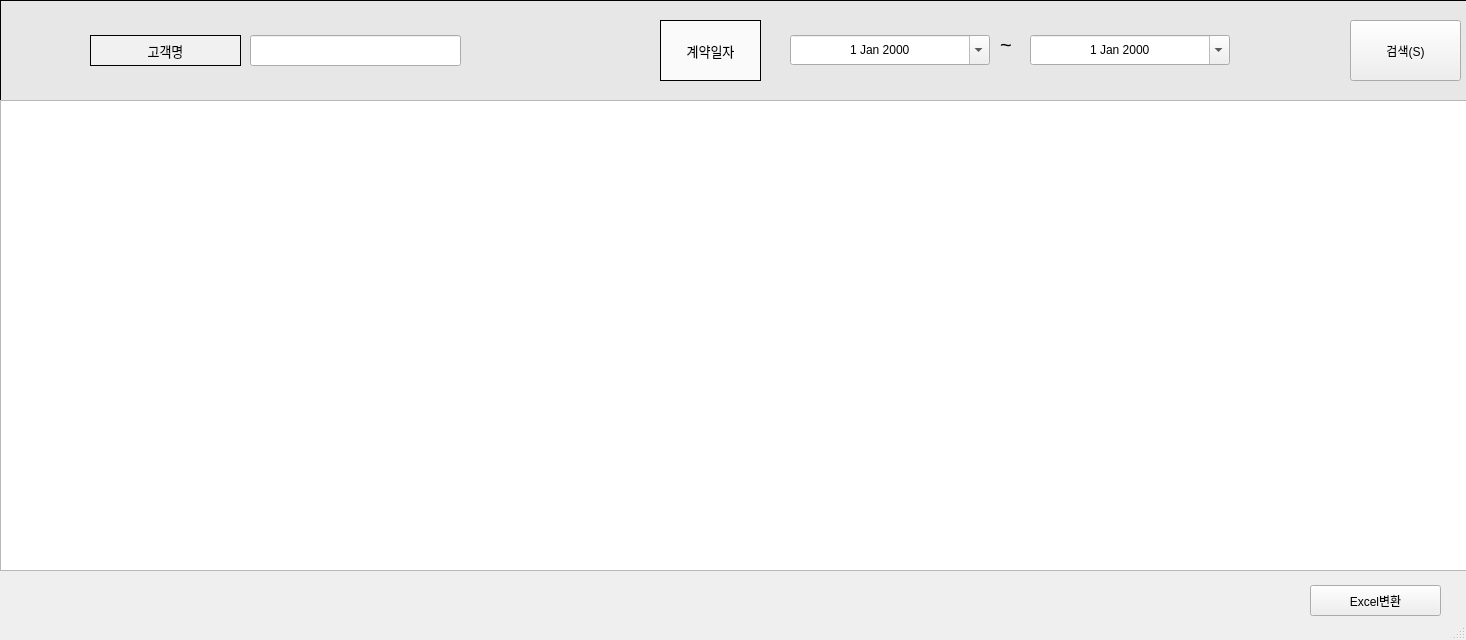
<?xml version="1.0" encoding="UTF-8"?>
<ui version="4.0">
 <class>mainWindow</class>
 <widget class="QMainWindow" name="mainWindow">
  <property name="geometry">
   <rect>
    <x>0</x>
    <y>0</y>
    <width>1466</width>
    <height>640</height>
   </rect>
  </property>
  <property name="windowTitle">
   <string>보증인자료검색</string>
  </property>
  <widget class="QWidget" name="centralwidget">
   <widget class="QLabel" name="label_3">
    <property name="geometry">
     <rect>
      <x>0</x>
      <y>0</y>
      <width>1621</width>
      <height>101</height>
     </rect>
    </property>
    <property name="styleSheet">
     <string notr="true">background-color:rgb(231, 231, 231)</string>
    </property>
    <property name="frameShape">
     <enum>QFrame::Box</enum>
    </property>
    <property name="text">
     <string/>
    </property>
   </widget>
   <widget class="QPushButton" name="SearchButton">
    <property name="geometry">
     <rect>
      <x>1350</x>
      <y>20</y>
      <width>111</width>
      <height>61</height>
     </rect>
    </property>
    <property name="text">
     <string>검색(S)</string>
    </property>
   </widget>
   <widget class="QLabel" name="label_9">
    <property name="geometry">
     <rect>
      <x>660</x>
      <y>20</y>
      <width>101</width>
      <height>61</height>
     </rect>
    </property>
    <property name="font">
     <font>
      <pointsize>10</pointsize>
     </font>
    </property>
    <property name="styleSheet">
     <string notr="true">background-color:rgb(250, 250, 250)</string>
    </property>
    <property name="frameShape">
     <enum>QFrame::Box</enum>
    </property>
    <property name="text">
     <string>계약일자</string>
    </property>
    <property name="alignment">
     <set>Qt::AlignCenter</set>
    </property>
   </widget>
   <widget class="QLabel" name="label_2">
    <property name="geometry">
     <rect>
      <x>1000</x>
      <y>35</y>
      <width>21</width>
      <height>20</height>
     </rect>
    </property>
    <property name="font">
     <font>
      <pointsize>15</pointsize>
     </font>
    </property>
    <property name="text">
     <string>~</string>
    </property>
   </widget>
   <widget class="QPushButton" name="pushButton_9">
    <property name="geometry">
     <rect>
      <x>1310</x>
      <y>585</y>
      <width>131</width>
      <height>31</height>
     </rect>
    </property>
    <property name="text">
     <string>Excel변환</string>
    </property>
   </widget>
   <widget class="QLabel" name="label_6">
    <property name="geometry">
     <rect>
      <x>90</x>
      <y>35</y>
      <width>151</width>
      <height>31</height>
     </rect>
    </property>
    <property name="font">
     <font>
      <pointsize>10</pointsize>
     </font>
    </property>
    <property name="styleSheet">
     <string notr="true">background-color:rgb(241, 241, 241)</string>
    </property>
    <property name="frameShape">
     <enum>QFrame::Box</enum>
    </property>
    <property name="text">
     <string>고객명</string>
    </property>
    <property name="alignment">
     <set>Qt::AlignCenter</set>
    </property>
   </widget>
   <widget class="QDateEdit" name="StartDate">
    <property name="geometry">
     <rect>
      <x>790</x>
      <y>35</y>
      <width>200</width>
      <height>30</height>
     </rect>
    </property>
    <property name="minimumSize">
     <size>
      <width>200</width>
      <height>0</height>
     </size>
    </property>
    <property name="maximumSize">
     <size>
      <width>200</width>
      <height>16777215</height>
     </size>
    </property>
    <property name="mouseTracking">
     <bool>false</bool>
    </property>
    <property name="focusPolicy">
     <enum>Qt::TabFocus</enum>
    </property>
    <property name="autoFillBackground">
     <bool>false</bool>
    </property>
    <property name="frame">
     <bool>true</bool>
    </property>
    <property name="alignment">
     <set>Qt::AlignCenter</set>
    </property>
    <property name="buttonSymbols">
     <enum>QAbstractSpinBox::UpDownArrows</enum>
    </property>
    <property name="accelerated">
     <bool>false</bool>
    </property>
    <property name="correctionMode">
     <enum>QAbstractSpinBox::CorrectToPreviousValue</enum>
    </property>
    <property name="calendarPopup">
     <bool>true</bool>
    </property>
    <property name="date">
     <date>
      <year>2000</year>
      <month>1</month>
      <day>1</day>
     </date>
    </property>
   </widget>
   <widget class="QDateEdit" name="LastDate">
    <property name="geometry">
     <rect>
      <x>1030</x>
      <y>35</y>
      <width>200</width>
      <height>30</height>
     </rect>
    </property>
    <property name="minimumSize">
     <size>
      <width>200</width>
      <height>0</height>
     </size>
    </property>
    <property name="maximumSize">
     <size>
      <width>200</width>
      <height>16777215</height>
     </size>
    </property>
    <property name="mouseTracking">
     <bool>false</bool>
    </property>
    <property name="focusPolicy">
     <enum>Qt::TabFocus</enum>
    </property>
    <property name="autoFillBackground">
     <bool>false</bool>
    </property>
    <property name="frame">
     <bool>true</bool>
    </property>
    <property name="alignment">
     <set>Qt::AlignCenter</set>
    </property>
    <property name="buttonSymbols">
     <enum>QAbstractSpinBox::UpDownArrows</enum>
    </property>
    <property name="accelerated">
     <bool>false</bool>
    </property>
    <property name="correctionMode">
     <enum>QAbstractSpinBox::CorrectToPreviousValue</enum>
    </property>
    <property name="calendarPopup">
     <bool>true</bool>
    </property>
    <property name="date">
     <date>
      <year>2000</year>
      <month>1</month>
      <day>1</day>
     </date>
    </property>
   </widget>
   <widget class="QLineEdit" name="CustomerName">
    <property name="geometry">
     <rect>
      <x>250</x>
      <y>35</y>
      <width>211</width>
      <height>31</height>
     </rect>
    </property>
   </widget>
   <widget class="QTableView" name="GuarantorTable">
    <property name="geometry">
     <rect>
      <x>0</x>
      <y>100</y>
      <width>1471</width>
      <height>471</height>
     </rect>
    </property>
   </widget>
  </widget>
  <widget class="QStatusBar" name="statusbar"/>
 </widget>
 <resources/>
 <connections/>
</ui>
